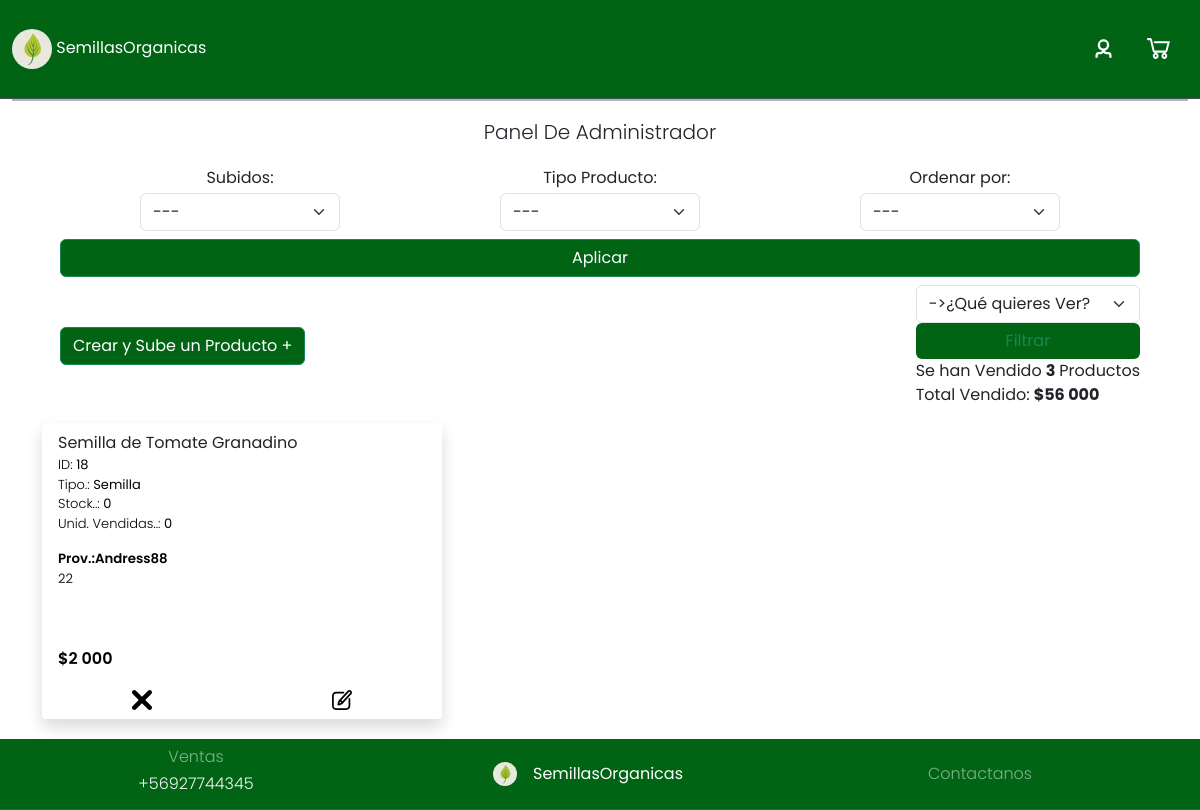
Before: /gestion/admin with the older database file.
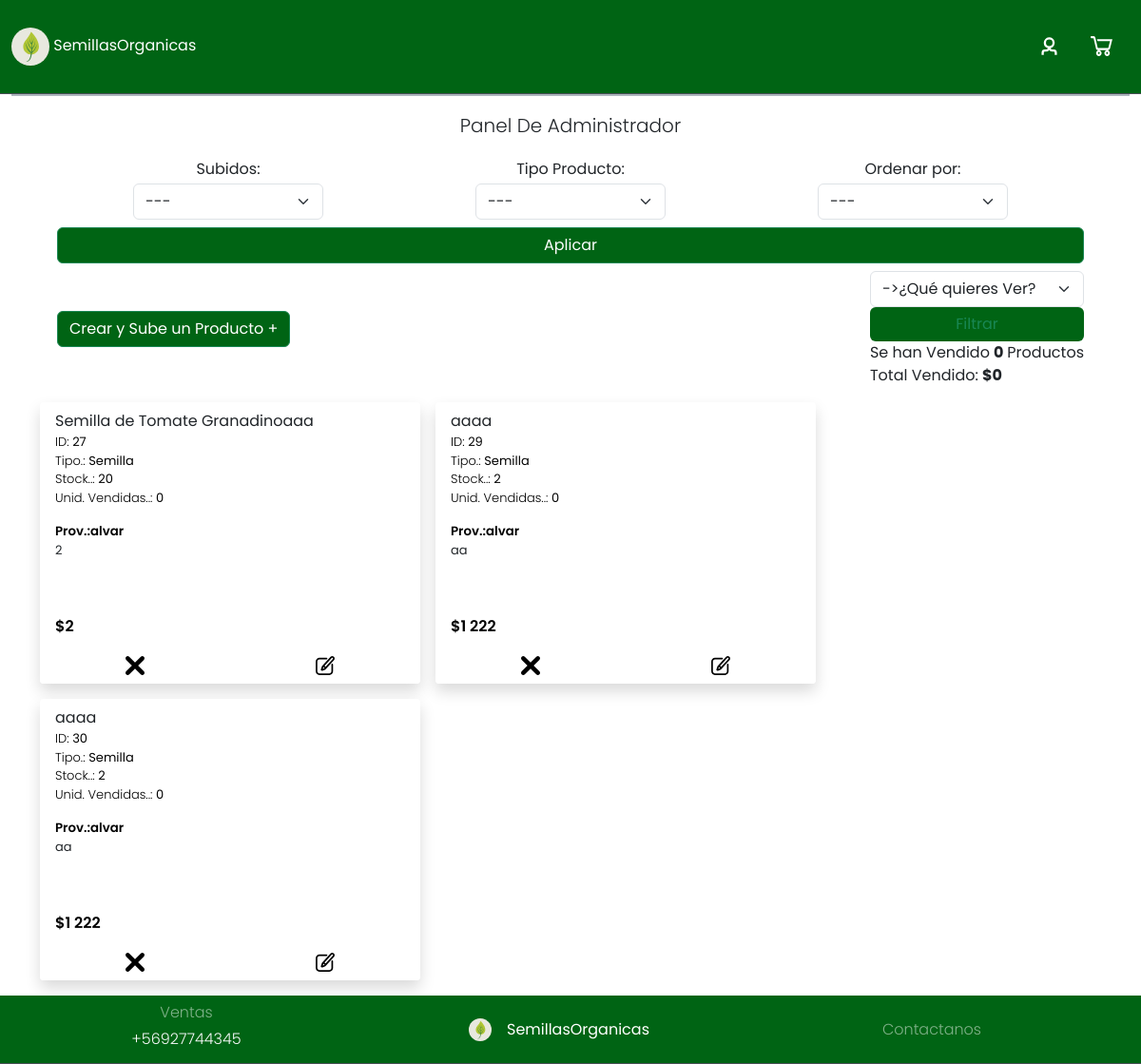
After: the same page with the newer database file.
### core/models.py (models this page shows, shortened)
class Producto(models.Model):
    TIPO_CHOICES = [
        ('semilla', 'Semilla'),
        ('insumo', 'Insumo'),
    ]
    id = models.AutoField(primary_key=True)
    tipo = models.CharField(max_length=10, choices=TIPO_CHOICES)  # Define si es semilla o insumo
    stock = models.IntegerField()
    nombre = models.CharField(max_length=80)
    descripcion = models.CharField(max_length=250)
    precio = models.IntegerField()
    proveedor = models.ForeignKey(to=Usuario, on_delete=models.CASCADE)
    origen = models.ForeignKey(to=tipoOrigen, on_delete=models.CASCADE)
    cantidad = models.CharField(max_length=50)
    imagenUrl = models.CharField(max_length=1000, default='')
    fechasubida = models.DateField(default=datetime.now)
    tipoSemilla = models.ForeignKey(to=TipoSemilla, null=True, blank=True, on_delete=models.CASCADE)
    tipoInsumo = models.ForeignKey(to=TipoInsumo, null=True, blank=True, on_delete=models.CASCADE)
    cantidadVentas = models.IntegerField(default=0)
    inventario = models.BooleanField(default=False)

class Usuario(models.Model):
    usuario = models.OneToOneField(User, on_delete=models.CASCADE, related_name='perfil')
    tipo_usuario = models.ForeignKey(TipoUsuario, on_delete=models.CASCADE, related_name='usuarios', default=1)
    def __str__(self):
        return self.usuario.username

### core/views.py (the view, shortened to what this page needs)
# urls.py: path("gestion/admin", adminConfig, name="adminConfig"),
def adminConfig(request):
    productos = Producto.objects.all()
    tiposSemillas = TipoSemilla.objects.all()
    tiposInsumo = TipoInsumo.objects.all()
    tiposOrigen = tipoOrigen.objects.all()
    filtro = request.GET.get('filtro')
    productos = Producto.objects.all()
    ventasPagina = DetalleVenta.objects.all()
    ventas = 0
    for p in ventasPagina:
        ventas += p.cantidad * p.precio
    vendidos = Venta.objects.all()
    cantidadVentas = ventasPagina.count()
    if filtro == 'ventas':
        productos = DetalleVenta.objects.all()
    elif filtro == 'todos':
        productos = productos
    fecha_subida = request.GET.get('fecha_subida', '-')
    tipo_producto = request.GET.get('tipo', '-')
    ordenar = request.GET.get('ordenar', '-')
    if fecha_subida == 'dia':
        productos = productos.filter(fechasubida=timezone.now().date())
    elif fecha_subida == 'mes':
        productos = productos.filter(fechasubida__month=timezone.now().month)
    elif fecha_subida == 'ano':
        productos = productos.filter(fechasubida__year=timezone.now().year)
    if tipo_producto == 'semilla':
        productos = productos.filter(tipo='semilla')
    elif tipo_producto == 'insumo':
        productos = productos.filter(tipo='insumo')
    if ordenar == 'precio_desc':
        productos = productos.order_by('-precio')
    elif ordenar == 'precio_asc':
        productos = productos.order_by('precio')
    elif ordenar == 'vendidos_desc':
        productos = productos.order_by('-cantidadVentas')
    elif ordenar == 'vendidos_asc':
        productos = productos.order_by('cantidadVentas')
    tiposSemillas = TipoSemilla.objects.all()
    tiposInsumo = TipoInsumo.objects.all()
    tiposOrigen = tipoOrigen.objects.all()
    return render(request, "AdminTemplate.html", {
        'productos': productos,
        'semillas': tiposSemillas,
        'insumos': tiposInsumo,
        'origenes': tiposOrigen,
        'ventas': ventas,
        'cantidadVentas': cantidadVentas
    })

### core/templates/AdminTemplate.html (shortened to what the changed rows need)
{% extends "plantilla.html" %}
{% load static %}
{% block links %}
{% load humanize %}
<link rel="stylesheet" href="{% static 'css/admin.css' %}">
<link rel="stylesheet" href="{% static 'css/gestProducto.css' %}" />
{% endblock links %}
{% block content %}
  <div class="d-flex justify-content-between container-fluid w-100 flex-column">
    <div id="GestProductos" class="w-100">
      <div class="d-flex flex-column justify-content-center align-items-center w-100 px-5">
        <div class="d-flex flex-column flex-md-row w-100 justify-content-between align-items-center">
         <div>
          <div class="d-flex gap-1">
            <span>Se han Vendido</span><span class="fw-bold">{{cantidadVentas}}</span><span>Productos</span>
          </div>
          <div class="d-flex gap-1">
            <span>Total Vendido:</span><span class="fw-bold">${{ventas|intcomma}}</span>
          </div>
         </div>
         </div>
        </div>
      </div>
      <div id="cards" class="d-flex justify-content- gap-3 my-3 container align-items-center flex-wrap gap-1 w-100">
        {% if request.GET.filtro == 'ventas' %}
        {% for p in productos %}
          <div id="title_card1" class="card rounded-1 border-0 shadow">
            <div class="card-body border-black py-2 w-100 border-bottom-0">
              <div class="d-flex justify-content-between flex-column w-100">
                <div class="d-flex justify-content-between align-items-center">
                  <span>{{p.producto.nombre}}</span>
                  <a href="{% url 'detalle' p.id %}" class="w-25" id="imgProducto">
                    <img src="{% static 'imgs/' %}{{ p.producto.imagenUrl }}" alt="" />
                  </a>
                </div>
                <div>
                  <div class="text-black fw-light" id="idCard">
                    <div>
                      ID: <span class="fw-bolder">{{p.producto.id}}</span>
                    </div>
                    <div class="text-capitalize">
                      Tipo.: <span class="fw-bolder">{{p.producto.tipo}}</span>
                    </div>
                    <div>
                      Stock..: <span class="fw-bolder">{{p.producto.stock}}</span>
                    </div>
                    <div>
                      Unid. Vendidas..: <span class="fw-bolder">{{p.producto.cantidadVentas}}</span>
                    </div>
                  </div>
                </div>
              </div>
            </div>
            <div class="card-footer px-0 border-top-0 bg-body w-100">
              <div class="d-flex w-100 justify-content-between px-3">
                <div class="text-black fw-semibold" id="cardMarca">Prov.:{{p.producto.proveedor}}</div>
              </div>
              <div class="px-3 w-100" id="cardDesc">{{p.producto.descripcion}}</div>
              <div class="d-flex px-3 w-100 justify-content-start align-items-start flex-column">
                <span class="text-black fs-6 fw-semibold">${{p.producto.precio|intcomma}}</span>
              </div>
            </div>
            <div id="carritobtn2" class="d-flex justify-content-center align-items-center w-100">
              <a href="{% url 'eliminarProducto' p.producto.id %}" class="rounded-bottom-1 flex-fill text-decoration-none bg-body text-body text-center py-2" id="AddToCarro">
                <svg width="20" height="20" version="1.1" id="Capa_1" xmlns="http://www.w3.org/2000/svg" xmlns:xlink="http://www.w3.org/1999/xlink" x="0px" y="0px" viewBox="0 0 348.333 348.334" style="enable-background:new 0 0 348.333 348.334;" xml:space="preserve">
                  <g>
                    <path d="M336.559,68.611L231.016,174.165l105.543,105.549c15.699,15.705,15.699,41.145,0,56.85 c-7.844,7.844-18.128,11.769-28.407,11.769c-10.296,0-20.581-3.919-28.419-11.769L174.167,231.003L68.609,336.563 c-7.843,7.844-18.128,11.769-28.416,11.769c-10.285,0-20.563-3.919-28.413-11.769c-15.699-15.698-15.699-41.139,0-56.85 l105.54-105.549L11.774,68.611c-15.699-15.699-15.699-41.145,0-56.844c15.696-15.687,41.127-15.687,56.829,0l105.563,105.554 L279.721,11.767c15.705-15.687,41.139-15.687,56.832,0C352.258,27.466,352.258,52.912,336.559,68.611z"></path>
                  </g>
                </svg>
              </a>
              <a type="button"
              data-bs-toggle="modal"
              data-bs-target="#modificarProducto"
              class="rounded-bottom-1 flex-fill text-decoration-none bg-body text-body text-center py-2"
              id="AddToCarro"
              data-id="{{ p.producto.id }}"
              data-nombre="{{ p.producto.nombre }}"
              data-tipo="{{ p.producto.tipo }}"
              data-stock="{{ p.producto.stock }}"
              data-cantidad-ventas="{{ p.producto.cantidadVentas }}"
              data-proveedor="{{ p.producto.proveedor }}"
              data-descripcion="{{ p.producto.descripcion }}"
              data-precio="{{ p.producto.precio }}"
              {% if request.path == '/gestion/admin' %}
              data-pagina="adminConfig"
              {% else %}
              data-pagina="GestProducto"
              {% endif %}>
                <svg width="20" height="20" version="1.1" id="Capa_1" xmlns="http://www.w3.org/2000/svg" xmlns:xlink="http://www.w3.org/1999/xlink" x="0px" y="0px" viewBox="0 0 348.882 348.882" style="enable-background:new 0 0 348.882 348.882;" xml:space="preserve">
                  <g>
                    <path d="M333.988,11.758l-0.42-0.383C325.538,4.04,315.129,0,304.258,0c-12.187,0-23.888,5.159-32.104,14.153L116.803,184.231 c-1.416,1.55-2.49,3.379-3.154,5.37l-18.267,54.762c-2.112,6.331-1.052,13.333,2.835,18.729c3.918,5.438,10.23,8.685,16.886,8.685 c0,0,0.001,0,0.001,0c2.879,0,5.693-0.592,8.362-1.76l52.89-23.138c1.923-0.841,3.648-2.076,5.063-3.626L336.771,73.176 C352.937,55.479,351.69,27.929,333.988,11.758z M130.381,234.247l10.719-32.134l0.904-0.99l20.316,18.556l-0.904,0.99 L130.381,234.247z M314.621,52.943L182.553,197.53l-20.316-18.556L294.305,34.386c2.583-2.828,6.118-4.386,9.954-4.386 c3.365,0,6.588,1.252,9.082,3.53l0.419,0.383C319.244,38.922,319.63,47.459,314.621,52.943z"></path>
                    <path d="M303.85,138.388c-8.284,0-15,6.716-15,15v127.347c0,21.034-17.113,38.147-38.147,38.147H68.904 c-21.035,0-38.147-17.113-38.147-38.147V100.413c0-21.034,17.113-38.147,38.147-38.147h131.587c8.284,0,15-6.716,15-15 s-6.716-15-15-15H68.904c-37.577,0-68.147,30.571-68.147,68.147v180.321c0,37.576,30.571,68.147,68.147,68.147h181.798 c37.576,0,68.147-30.571,68.147-68.147V153.388C318.85,145.104,312.134,138.388,303.85,138.388z"></path>
                  </g>
                </svg>
              </a>
            </div>
          </div>
          {%empty%}
          <span>Producto No Encontrado O No existe!</span>
        {% endfor %}
        {% else %}
          {% for p in productos %}
          <div id="title_card1" class="card rounded-1 border-0 shadow">
            <div class="card-body border-black py-2 w-100 border-bottom-0">
              <div class="d-flex justify-content-between flex-column w-100">
                <div class="d-flex justify-content-between align-items-center">
                  <span>{{p.nombre}}</span>
                  <a href="{% url 'detalle' p.id %}" class="w-25" id="imgProducto">
                  </a>
                </div>
                <div>
                  <div class="text-black fw-light" id="idCard">
                    <div>
                      ID: <span class="fw-bolder">{{p.id}}</span>
                    </div>
                    <div class="text-capitalize">
                      Tipo.: <span class="fw-bolder">{{p.tipo}}</span>
                    </div>
                    <div>
                      Stock..: <span class="fw-bolder">{{p.stock}}</span>
                    </div>
                    <div>
                      Unid. Vendidas..: <span class="fw-bolder">{{p.cantidadVentas}}</span>
                    </div>
                  </div>
                </div>
              </div>
            </div>
            <div class="card-footer px-0 border-top-0 bg-body w-100">
              <div class="d-flex w-100 justify-content-between px-3">
                <div class="text-black fw-semibold" id="cardMarca">Prov.:{{p.proveedor}}</div>
              </div>
              <div class="px-3 w-100" id="cardDesc">{{p.descripcion}}</div>
              <div class="d-flex px-3 w-100 justify-content-start align-items-start flex-column">
                <span class="text-black fs-6 fw-semibold">${{p.precio|intcomma}}</span>
              </div>
            </div>
            <div id="carritobtn2" class="d-flex justify-content-center align-items-center w-100">
              <a href="{% url 'eliminarProducto' p.id %}" class="rounded-bottom-1 flex-fill text-decoration-none bg-body text-body text-center py-2" id="AddToCarro">
              </a>
              <a type="button"
              data-bs-toggle="modal"
              data-bs-target="#modificarProducto"
              class="rounded-bottom-1 flex-fill text-decoration-none bg-body text-body text-center py-2"
              id="AddToCarro"
              data-id="{{ p.id }}"
              data-nombre="{{ p.nombre }}"
              data-tipo="{{ p.tipo }}"
              data-stock="{{ p.stock }}"
              data-cantidad-ventas="{{ p.cantidadVentas }}"
              data-proveedor="{{ p.proveedor }}"
              data-descripcion="{{ p.descripcion }}"
              data-precio="{{ p.precio }}"
              {% if request.path == '/gestion/admin' %}
              data-pagina="adminConfig"
              {% else %}
              data-pagina="GestProducto"
              {% endif %}>
              </a>
            </div>
          </div>
          {%empty%}
          <span>Producto No Encontrado O No existe!</span>
        {% endfor %}
        {% endif %}
      </div>
    </div>
{% endblock %}

Changed rows visible on the page:
removed Producto: nombre "Semilla de Tomate Granadino", id "18", tipo "Semilla", stock "0", cantidadVentas "0", proveedor "Andress88", descripcion "22", precio "2 000"
added Producto: nombre "Semilla de Tomate Granadinoaaa", id "27", tipo "Semilla", stock "20", cantidadVentas "0", proveedor "alvar", descripcion "2", precio "2"
added Producto: nombre "aaaa", id "29", tipo "Semilla", stock "2", cantidadVentas "0", proveedor "alvar", descripcion "aa", precio "1 222"
added Producto: nombre "aaaa", id "30", tipo "Semilla", stock "2", cantidadVentas "0", proveedor "alvar", descripcion "aa", precio "1 222"
Other visible differences:
{{ cantidadVentas }}: "3" → "0"
{{ ventas|intcomma }}: "56 000" → "0"
